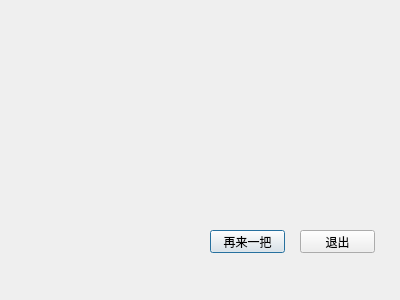
<?xml version="1.0" encoding="UTF-8"?>
<ui version="4.0">
 <class>Dialog</class>
 <widget class="QDialog" name="Dialog">
  <property name="geometry">
   <rect>
    <x>0</x>
    <y>0</y>
    <width>400</width>
    <height>300</height>
   </rect>
  </property>
  <property name="windowTitle">
   <string>Dialog</string>
  </property>
  <widget class="QPushButton" name="pushButton">
   <property name="geometry">
    <rect>
     <x>210</x>
     <y>230</y>
     <width>75</width>
     <height>23</height>
    </rect>
   </property>
   <property name="text">
    <string>再来一把</string>
   </property>
  </widget>
  <widget class="QLabel" name="label">
   <property name="geometry">
    <rect>
     <x>140</x>
     <y>110</y>
     <width>111</width>
     <height>71</height>
    </rect>
   </property>
   <property name="font">
    <font>
     <pointsize>20</pointsize>
    </font>
   </property>
   <property name="text">
    <string/>
   </property>
  </widget>
  <widget class="QPushButton" name="pushButton_2">
   <property name="geometry">
    <rect>
     <x>300</x>
     <y>230</y>
     <width>75</width>
     <height>23</height>
    </rect>
   </property>
   <property name="text">
    <string>退出</string>
   </property>
  </widget>
 </widget>
 <resources/>
 <connections/>
</ui>
